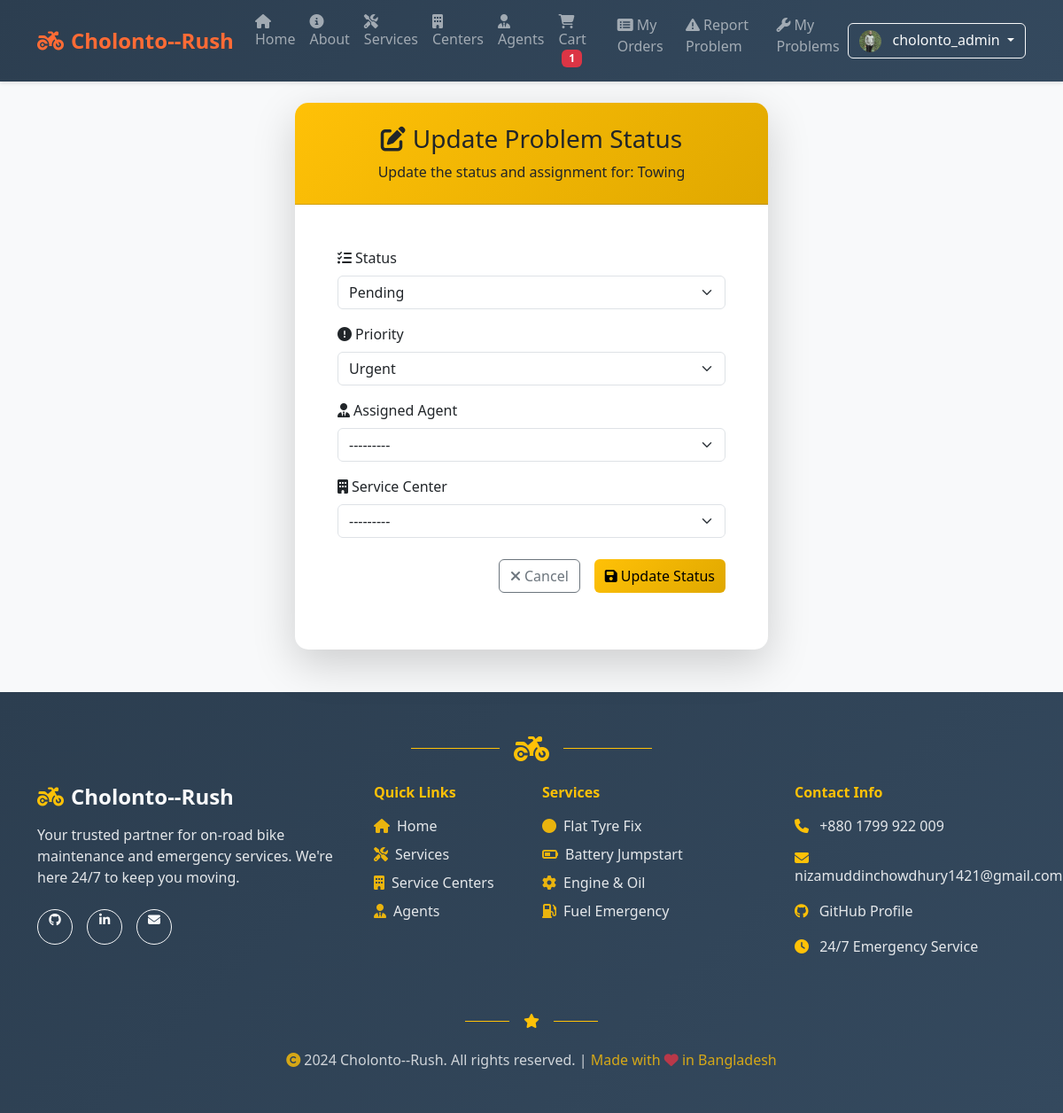
Page /reports/problem/7/update/ (signed in) on the committed database.
### cart/models.py (models this page shows, shortened)
class Cart(models.Model):
    user = models.OneToOneField(User, on_delete=models.CASCADE, related_name='cart')
    created_at = models.DateTimeField(auto_now_add=True)

### accounts/models.py (models this page shows, shortened)
class UserProfile(models.Model):
    user = models.OneToOneField(User, on_delete=models.CASCADE, related_name='profile')
    photo = models.ImageField(upload_to='profile_photos/', blank=True, null=True, help_text='Upload your profile photo')
    phone_number = models.CharField(max_length=15, blank=True, null=True, help_text='Your contact number')
    address = models.TextField(blank=True, null=True, help_text='Your address')
    created_at = models.DateTimeField(auto_now_add=True)
    updated_at = models.DateTimeField(auto_now=True)

### reports/models.py (models this page shows, shortened)
class ProblemReport(models.Model):
    STATUS_CHOICES = [
        ('pending', 'Pending'),
        ('assigned', 'Assigned'),
        ('in_progress', 'In Progress'),
        ('resolved', 'Resolved'),
        ('closed', 'Closed'),
    ]
    PRIORITY_CHOICES = [
        ('low', 'Low'),
        ('medium', 'Medium'),
        ('high', 'High'),
        ('urgent', 'Urgent'),
    ]
    PROBLEM_TYPES = [
        ('engine', 'Engine Problem'),
        ('tire', 'Tire Issue'),
        ('battery', 'Battery Problem'),
        ('brake', 'Brake Issue'),
        ('electrical', 'Electrical Problem'),
        ('fuel', 'Fuel System'),
        ('other', 'Other'),
    ]
    user = models.ForeignKey(User, on_delete=models.CASCADE, related_name='problem_reports')
    title = models.CharField(max_length=200, help_text='Brief description of the problem')
    description = models.TextField(help_text='Detailed description of the problem')
    problem_type = models.CharField(max_length=20, choices=PROBLEM_TYPES, default='other')
    priority = models.CharField(max_length=10, choices=PRIORITY_CHOICES, default='medium')
    status = models.CharField(max_length=20, choices=STATUS_CHOICES, default='pending')
    location = models.CharField(max_length=200, help_text='Current location where the problem occurred')
    latitude = models.FloatField(null=True, blank=True, help_text='GPS latitude')
    longitude = models.FloatField(null=True, blank=True, help_text='GPS longitude')
    phone_number = models.CharField(max_length=15, help_text='Contact number for assistance')
    created_at = models.DateTimeField(auto_now_add=True)
    updated_at = models.DateTimeField(auto_now=True)
    assigned_agent = models.ForeignKey(User, on_delete=models.SET_NULL, null=True, blank=True,
                                     related_name='assigned_reports', limit_choices_to={'groups__name': 'Agents'})
    assigned_center = models.ForeignKey('centers.ServiceCenter', on_delete=models.SET_NULL, null=True, blank=True)
    class Meta:
        ordering = ['-created_at']

### reports/views.py (the view)
# urls.py: path('problem/<int:problem_id>/update/', views.update_problem_status, name='update_problem_status'),
@login_required
@user_passes_test(is_agent_or_admin)
def update_problem_status(request, problem_id):
    problem = get_object_or_404(ProblemReport, id=problem_id)
    if request.method == 'POST':
        form = ProblemReportUpdateForm(request.POST, instance=problem)
        if form.is_valid():
            form.save()
            messages.success(request, 'Problem status updated successfully!')
            return redirect('problem_detail', problem_id=problem.id)
    else:
        form = ProblemReportUpdateForm(instance=problem)
    return render(request, 'reports/update_problem.html', {
        'form': form,
        'problem': problem
    })

### reports/templates/reports/update_problem.html (shortened to what this page needs)
{% extends 'base.html' %}
{% block content %}
<div class="container">
  <div class="row justify-content-center">
    <div class="col-md-8 col-lg-6">
      <div class="card shadow-lg border-0">
        <div class="card-header bg-warning text-dark text-center py-4">
          <h3 class="mb-0">
            <i class="fas fa-edit me-2"></i>Update Problem Status
          </h3>
          <p class="mb-0 mt-2">Update the status and assignment for: {{ problem.title }}</p>
        </div>
        <div class="card-body p-5">
          <form method="post">
            <div class="mb-3">
              <label for="{{ form.status.id_for_label }}" class="form-label">
                <i class="fas fa-tasks me-1"></i>Status
              </label>
              {{ form.status }}
            </div>
            <div class="mb-3">
              <label for="{{ form.priority.id_for_label }}" class="form-label">
                <i class="fas fa-exclamation-circle me-1"></i>Priority
              </label>
              {{ form.priority }}
            </div>
            <div class="mb-3">
              <label for="{{ form.assigned_agent.id_for_label }}" class="form-label">
                <i class="fas fa-user-tie me-1"></i>Assigned Agent
              </label>
              {{ form.assigned_agent }}
            </div>
            <div class="mb-4">
              <label for="{{ form.assigned_center.id_for_label }}" class="form-label">
                <i class="fas fa-building me-1"></i>Service Center
              </label>
              {{ form.assigned_center }}
            </div>
            <div class="d-grid gap-2 d-md-flex justify-content-md-end">
              <a href="{% url 'problem_detail' problem.id %}" class="btn btn-outline-secondary me-md-2">
                <i class="fas fa-times me-1"></i>Cancel
              </a>
              <button type="submit" class="btn btn-warning">
                <i class="fas fa-save me-1"></i>Update Status
              </button>
            </div>
          </form>
        </div>
      </div>
    </div>
  </div>
</div>
{% endblock %}

### templates/base.html (shortened to what this page needs)
{% load static %}
<html lang="en">
  <head>
    <link href="https://cdn.jsdelivr.net/npm/bootstrap@5.3.3/dist/css/bootstrap.min.css" rel="stylesheet">
    <link href="https://cdnjs.cloudflare.com/ajax/libs/font-awesome/6.4.0/css/all.min.css" rel="stylesheet">
  </head>
  <body>
    <nav class="navbar navbar-expand-lg navbar-dark sticky-top">
      <div class="container">
        <a class="navbar-brand" href="/">
          <i class="fas fa-motorcycle me-2"></i>Cholonto--Rush
        </a>
        <div class="collapse navbar-collapse" id="navbars">
          <ul class="navbar-nav me-auto mb-2 mb-lg-0">
            <li class="nav-item">
              <a class="nav-link" href="/">
                <i class="fas fa-home me-1"></i>Home
              </a>
            </li>
            <li class="nav-item">
              <a class="nav-link" href="/about/">
                <i class="fas fa-info-circle me-1"></i>About
              </a>
            </li>
            <li class="nav-item">
              <a class="nav-link" href="/services/">
                <i class="fas fa-tools me-1"></i>Services
              </a>
            </li>
            <li class="nav-item">
              <a class="nav-link" href="/centers/">
                <i class="fas fa-building me-1"></i>Centers
              </a>
            </li>
            <li class="nav-item">
              <a class="nav-link" href="/agents/">
                <i class="fas fa-user-tie me-1"></i>Agents
              </a>
            </li>
            <li class="nav-item">
              <a class="nav-link" href="/cart/">
                <i class="fas fa-shopping-cart me-1"></i>Cart
                {% if user.is_authenticated and cart.items.count > 0 %}
                  <span class="badge bg-danger ms-1">{{ cart.items.count }}</span>
                {% endif %}
              </a>
            </li>
            {% if user.is_authenticated %}
            <li class="nav-item">
              <a class="nav-link" href="/orders/my/">
                <i class="fas fa-list-alt me-1"></i>My Orders
              </a>
            </li>
            <li class="nav-item">
              <a class="nav-link" href="/reports/">
                <i class="fas fa-exclamation-triangle me-1"></i>Report Problem
              </a>
            </li>
            <li class="nav-item">
              <a class="nav-link" href="/reports/my-problems/">
                <i class="fas fa-wrench me-1"></i>My Problems
              </a>
            </li>
            {% endif %}
          </ul>
          <div class="d-flex">
            {% if user.is_authenticated %}
              <div class="dropdown">
                <button class="btn btn-outline-light dropdown-toggle" type="button" data-bs-toggle="dropdown">
                  {% if user.profile and user.profile.photo and user.profile.photo.url %}
                    <img src="{{ user.profile.photo.url }}" alt="Profile" class="rounded-circle me-2" style="width: 25px; height: 25px; object-fit: cover;">
                  {% else %}
                    <i class="fas fa-user me-1"></i>
                  {% endif %}
                  {% if user.first_name and user.last_name %}
                    {{ user.first_name }} {{ user.last_name }}
                  {% else %}
                    {{ user.get_username }}
                  {% endif %}
                </button>
              </div>
            {% endif %}
          </div>
        </div>
      </div>
    </nav>
    <main class="container my-4 main-content">
      {% block content %}{% endblock %}
    </main>
    <footer class="bg-dark text-light py-5 mt-5" style="background: linear-gradient(135deg, #2c3e50 0%, #34495e 100%) !important;">
      <div class="container">
        <div class="text-center mb-4">
          <div class="d-flex justify-content-center align-items-center">
            <div class="border-top border-warning" style="width: 100px; height: 2px;"></div>
            <i class="fas fa-motorcycle fa-2x text-warning mx-3"></i>
            <div class="border-top border-warning" style="width: 100px; height: 2px;"></div>
          </div>
        </div>
        <div class="row">
          <div class="col-lg-4 col-md-6 mb-4">
            <div class="text-center text-lg-start">
              <h4 class="fw-bold mb-3">
                <i class="fas fa-motorcycle me-2 text-warning"></i>Cholonto--Rush
              </h4>
              <p class="text-light mb-4" style="opacity: 0.9;">Your trusted partner for on-road bike maintenance and emergency services. We're here 24/7 to keep you moving.</p>
              <div class="d-flex justify-content-center justify-content-lg-start gap-3">
                <a href="https://github.com/nizamuddinchowdhury-1421" target="_blank" class="btn btn-outline-light btn-sm rounded-circle" style="width: 40px; height: 40px;">
                  <i class="fab fa-github"></i>
                </a>
                <a href="#" target="_blank" class="btn btn-outline-light btn-sm rounded-circle" style="width: 40px; height: 40px;">
                  <i class="fab fa-linkedin-in"></i>
                </a>
                <a href="mailto:nizamuddinchowdhury1421@gmail.com" class="btn btn-outline-light btn-sm rounded-circle" style="width: 40px; height: 40px;">
                  <i class="fas fa-envelope"></i>
                </a>
              </div>
            </div>
          </div>
          <div class="col-lg-2 col-md-6 mb-4">
            <h6 class="fw-bold mb-3 text-warning">Quick Links</h6>
            <ul class="list-unstyled">
              <li class="mb-2"><a href="/" class="text-light text-decoration-none" style="opacity: 0.9; transition: all 0.3s ease;" onmouseover="this.style.opacity='1'; this.style.color='#ff6b35';" onmouseout="this.style.opacity='0.9'; this.style.color='white';">
                <i class="fas fa-home me-2 text-warning"></i>Home
              </a></li>
              <li class="mb-2"><a href="/services/" class="text-light text-decoration-none" style="opacity: 0.9; transition: all 0.3s ease;" onmouseover="this.style.opacity='1'; this.style.color='#ff6b35';" onmouseout="this.style.opacity='0.9'; this.style.color='white';">
                <i class="fas fa-tools me-2 text-warning"></i>Services
              </a></li>
              <li class="mb-2"><a href="/centers/" class="text-light text-decoration-none" style="opacity: 0.9; transition: all 0.3s ease;" onmouseover="this.style.opacity='1'; this.style.color='#ff6b35';" onmouseout="this.style.opacity='0.9'; this.style.color='white';">
                <i class="fas fa-building me-2 text-warning"></i>Service Centers
              </a></li>
              <li class="mb-2"><a href="/agents/" class="text-light text-decoration-none" style="opacity: 0.9; transition: all 0.3s ease;" onmouseover="this.style.opacity='1'; this.style.color='#ff6b35';" onmouseout="this.style.opacity='0.9'; this.style.color='white';">
                <i class="fas fa-user-tie me-2 text-warning"></i>Agents
              </a></li>
            </ul>
          </div>
          <div class="col-lg-3 col-md-6 mb-4">
            <h6 class="fw-bold mb-3 text-warning">Services</h6>
            <ul class="list-unstyled">
              <li class="mb-2 text-light" style="opacity: 0.9;"><i class="fas fa-circle me-2 text-warning"></i>Flat Tyre Fix</li>
              <li class="mb-2 text-light" style="opacity: 0.9;"><i class="fas fa-battery-half me-2 text-warning"></i>Battery Jumpstart</li>
              <li class="mb-2 text-light" style="opacity: 0.9;"><i class="fas fa-cog me-2 text-warning"></i>Engine & Oil</li>
              <li class="mb-2 text-light" style="opacity: 0.9;"><i class="fas fa-gas-pump me-2 text-warning"></i>Fuel Emergency</li>
            </ul>
          </div>
          <div class="col-lg-3 col-md-6 mb-4">
            <h6 class="fw-bold mb-3 text-warning">Contact Info</h6>
            <div class="contact-info">
              <div class="mb-3">
                <i class="fas fa-phone me-2 text-warning"></i>
                <a href="tel:+8801799922009" class="text-light text-decoration-none" style="opacity: 0.9; transition: all 0.3s ease;" onmouseover="this.style.opacity='1'; this.style.color='#ff6b35';" onmouseout="this.style.opacity='0.9'; this.style.color='white';">+880 1799 922 009</a>
              </div>
              <div class="mb-3">
                <i class="fas fa-envelope me-2 text-warning"></i>
                <a href="mailto:nizamuddinchowdhury1421@gmail.com" class="text-light text-decoration-none" style="opacity: 0.9; transition: all 0.3s ease;" onmouseover="this.style.opacity='1'; this.style.color='#ff6b35';" onmouseout="this.style.opacity='0.9'; this.style.color='white';">nizamuddinchowdhury1421@gmail.com</a>
              </div>
              <div class="mb-3">
                <i class="fab fa-github me-2 text-warning"></i>
                <a href="https://github.com/nizamuddinchowdhury-1421" target="_blank" class="text-light text-decoration-none" style="opacity: 0.9; transition: all 0.3s ease;" onmouseover="this.style.opacity='1'; this.style.color='#ff6b35';" onmouseout="this.style.opacity='0.9'; this.style.color='white';">GitHub Profile</a>
              </div>
              <div class="mb-3">
                <i class="fas fa-clock me-2 text-warning"></i>
                <span class="text-light" style="opacity: 0.9;">24/7 Emergency Service</span>
              </div>
            </div>
          </div>
        </div>
        <div class="text-center my-4">
          <div class="d-flex justify-content-center align-items-center">
            <div class="border-top border-warning" style="width: 50px; height: 1px;"></div>
            <i class="fas fa-star text-warning mx-3"></i>
            <div class="border-top border-warning" style="width: 50px; height: 1px;"></div>
          </div>
        </div>
        <div class="text-center">
          <p class="text-light mb-0" style="opacity: 0.8;">
            <i class="fas fa-copyright me-1 text-warning"></i>2024 Cholonto--Rush. All rights reserved. |
            <span class="text-warning">Made with <i class="fas fa-heart text-danger"></i> in Bangladesh</span>
          </p>
        </div>
      </div>
    </footer>
  </body>
  </html>

### rows in the picture
Cart: items.count "1"
ProblemReport: title "Towing", status "Pending", priority "Urgent", assigned_agent "---------", assigned_center "---------"

### other values in the picture
{{ user.get_username }} "cholonto_admin"
